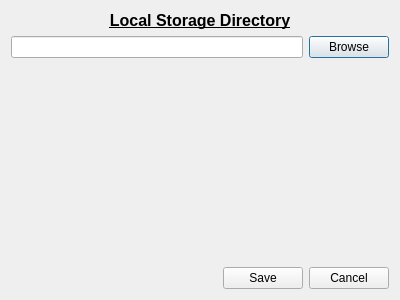
<?xml version="1.0" encoding="UTF-8"?>
<ui version="4.0">
 <class>LocalStorageDialog</class>
 <widget class="QDialog" name="LocalStorageDialog">
  <property name="geometry">
   <rect>
    <x>0</x>
    <y>0</y>
    <width>400</width>
    <height>300</height>
   </rect>
  </property>
  <property name="windowTitle">
   <string>Dialog</string>
  </property>
  <layout class="QVBoxLayout" name="verticalLayout_2">
   <item>
    <layout class="QVBoxLayout" name="verticalLayout">
     <item>
      <widget class="QLabel" name="label">
       <property name="sizePolicy">
        <sizepolicy hsizetype="Preferred" vsizetype="Maximum">
         <horstretch>0</horstretch>
         <verstretch>0</verstretch>
        </sizepolicy>
       </property>
       <property name="font">
        <font>
         <pointsize>12</pointsize>
         <weight>75</weight>
         <bold>true</bold>
         <underline>true</underline>
        </font>
       </property>
       <property name="text">
        <string>Local Storage Directory</string>
       </property>
       <property name="alignment">
        <set>Qt::AlignCenter</set>
       </property>
      </widget>
     </item>
     <item>
      <layout class="QHBoxLayout" name="horizontalLayout">
       <item>
        <widget class="QLineEdit" name="leDirectory"/>
       </item>
       <item>
        <widget class="QPushButton" name="pbDirectory">
         <property name="text">
          <string>Browse</string>
         </property>
        </widget>
       </item>
      </layout>
     </item>
     <item>
      <spacer name="verticalSpacer">
       <property name="orientation">
        <enum>Qt::Vertical</enum>
       </property>
       <property name="sizeHint" stdset="0">
        <size>
         <width>20</width>
         <height>40</height>
        </size>
       </property>
      </spacer>
     </item>
     <item>
      <layout class="QHBoxLayout" name="horizontalLayout_2">
       <item>
        <spacer name="horizontalSpacer">
         <property name="orientation">
          <enum>Qt::Horizontal</enum>
         </property>
         <property name="sizeHint" stdset="0">
          <size>
           <width>40</width>
           <height>20</height>
          </size>
         </property>
        </spacer>
       </item>
       <item>
        <widget class="QPushButton" name="pbSave">
         <property name="text">
          <string>Save</string>
         </property>
        </widget>
       </item>
       <item>
        <widget class="QPushButton" name="pbCancel">
         <property name="text">
          <string>Cancel</string>
         </property>
        </widget>
       </item>
      </layout>
     </item>
    </layout>
   </item>
  </layout>
 </widget>
 <resources/>
 <connections/>
</ui>
